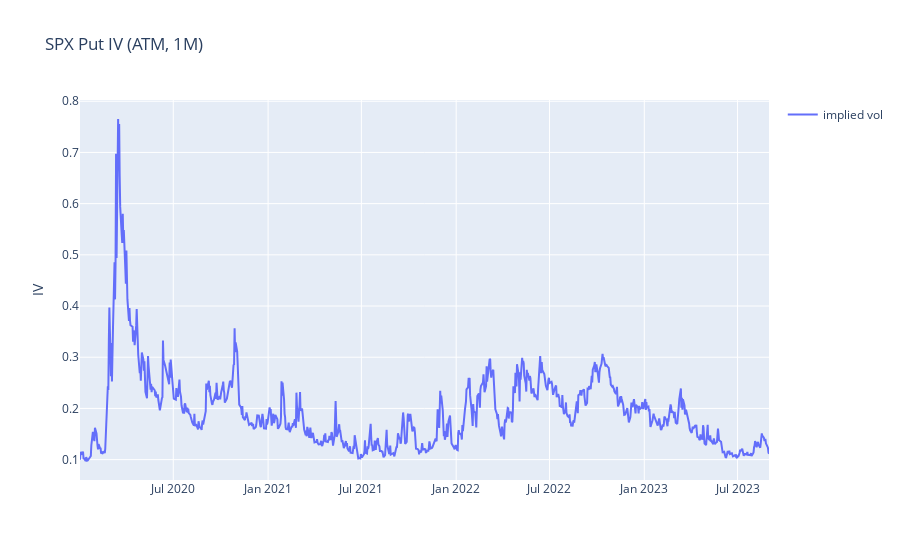

The notebook cell this image was saved under:
### Code cell
fig = go.Figure()

fig.add_trace(
    go.Scatter(
        x = df['date'],
        y = df['impl_volatility'],
        name = 'implied vol',
        showlegend=True,
        opacity=1,
    )
)

fig.update_layout(title = 'SPX Put IV (ATM, 1M)')
fig.update_yaxes(title = 'IV')
fig.show()

### Figure 1 — Plotly figure (JSON) as saved in the notebook; plotly's stock layout.template omitted (floating-point values rounded to 4 significant figures; data arrays with more than 128 entries replaced by an {"elided": "..."} marker saying what was removed)
{"data": [{"name": "implied vol", "opacity": 1, "showlegend": true, "type": "scatter", "x": {"elided": "916 str values"}, "y": {"elided": "916 float values"}}], "layout": {"title": {"text": "SPX Put IV (ATM, 1M)"}, "yaxis": {"title": {"text": "IV"}}}}
